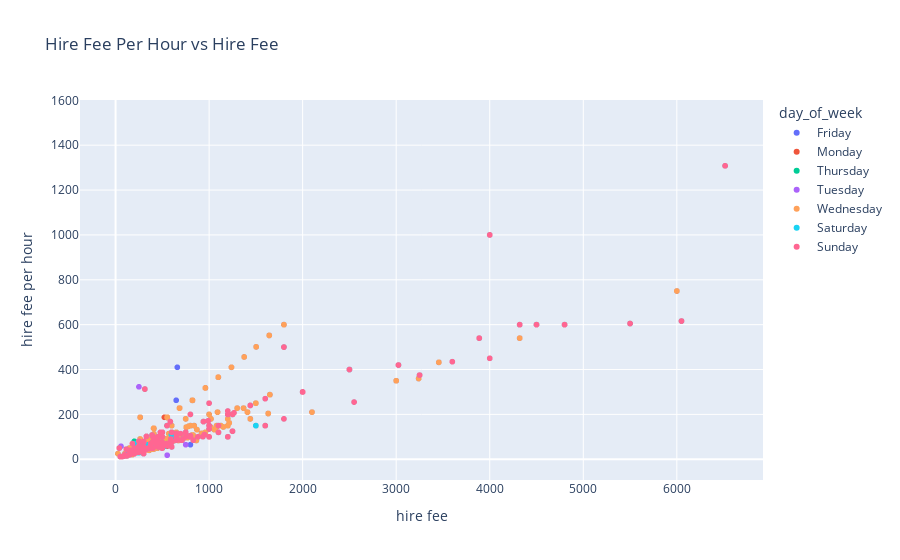

The notebook cell this image was saved under:
### Markdown cell above
Finally, we plot our data in 2 separate plots, splitting the data by day_of_week:

### Code cell
fig = px.scatter(plotting_table, x="hire fee", y="hire fee per hour", 
                 color = 'day_of_week', title = 'Hire Fee Per Hour vs Hire Fee')
fig.show()

### Figure 1 — Plotly figure (JSON) as saved in the notebook; plotly's stock layout.template omitted (floating-point values rounded to 4 significant figures; data arrays with more than 128 entries replaced by an {"elided": "..."} marker saying what was removed)
{"data": [{"hovertemplate": "day_of_week=Friday<br>hire fee=%{x}<br>hire fee per hour=%{y}<extra></extra>", "legendgroup": "Friday", "marker": {"color": "#636efa", "symbol": "circle"}, "mode": "markers", "name": "Friday", "showlegend": true, "type": "scattergl", "x": {"elided": "794 float values"}, "xaxis": "x", "y": {"elided": "794 float values"}, "yaxis": "y"}, {"hovertemplate": "day_of_week=Monday<br>hire fee=%{x}<br>hire fee per hour=%{y}<extra></extra>", "legendgroup": "Monday", "marker": {"color": "#EF553B", "symbol": "circle"}, "mode": "markers", "name": "Monday", "showlegend": true, "type": "scattergl", "x": {"elided": "781 float values"}, "xaxis": "x", "y": {"elided": "781 float values"}, "yaxis": "y"}, {"hovertemplate": "day_of_week=Thursday<br>hire fee=%{x}<br>hire fee per hour=%{y}<extra></extra>", "legendgroup": "Thursday", "marker": {"color": "#00cc96", "symbol": "circle"}, "mode": "markers", "name": "Thursday", "showlegend": true, "type": "scattergl", "x": {"elided": "788 float values"}, "xaxis": "x", "y": {"elided": "788 float values"}, "yaxis": "y"}, {"hovertemplate": "day_of_week=Tuesday<br>hire fee=%{x}<br>hire fee per hour=%{y}<extra></extra>", "legendgroup": "Tuesday", "marker": {"color": "#ab63fa", "symbol": "circle"}, "mode": "markers", "name": "Tuesday", "showlegend": true, "type": "scattergl", "x": {"elided": "782 float values"}, "xaxis": "x", "y": {"elided": "782 float values"}, "yaxis": "y"}, {"hovertemplate": "day_of_week=Wednesday<br>hire fee=%{x}<br>hire fee per hour=%{y}<extra></extra>", "legendgroup": "Wednesday", "marker": {"color": "#FFA15A", "symbol": "circle"}, "mode": "markers", "name": "Wednesday", "showlegend": true, "type": "scattergl", "x": {"elided": "787 float values"}, "xaxis": "x", "y": {"elided": "787 float values"}, "yaxis": "y"}, {"hovertemplate": "day_of_week=Saturday<br>hire fee=%{x}<br>hire fee per hour=%{y}<extra></extra>", "legendgroup": "Saturday", "marker": {"color": "#19d3f3", "symbol": "circle"}, "mode": "markers", "name": "Saturday", "showlegend": true, "type": "scattergl", "x": {"elided": "397 float values"}, "xaxis": "x", "y": {"elided": "397 int values"}, "yaxis": "y"}, {"hovertemplate": "day_of_week=Sunday<br>hire fee=%{x}<br>hire fee per hour=%{y}<extra></extra>", "legendgroup": "Sunday", "marker": {"color": "#FF6692", "symbol": "circle"}, "mode": "markers", "name": "Sunday", "showlegend": true, "type": "scattergl", "x": {"elided": "369 float values"}, "xaxis": "x", "y": {"elided": "369 int values"}, "yaxis": "y"}], "layout": {"autosize": true, "legend": {"title": {"text": "day_of_week"}, "tracegroupgap": 0}, "title": {"text": "Hire Fee Per Hour vs Hire Fee"}, "xaxis": {"anchor": "y", "autorange": true, "domain": [0, 1], "range": [-380.5, 6921.0], "title": {"text": "hire fee"}, "type": "linear"}, "yaxis": {"anchor": "x", "autorange": true, "domain": [0, 1], "range": [-114.0, 1623.0], "title": {"text": "hire fee per hour"}, "type": "linear"}}}
